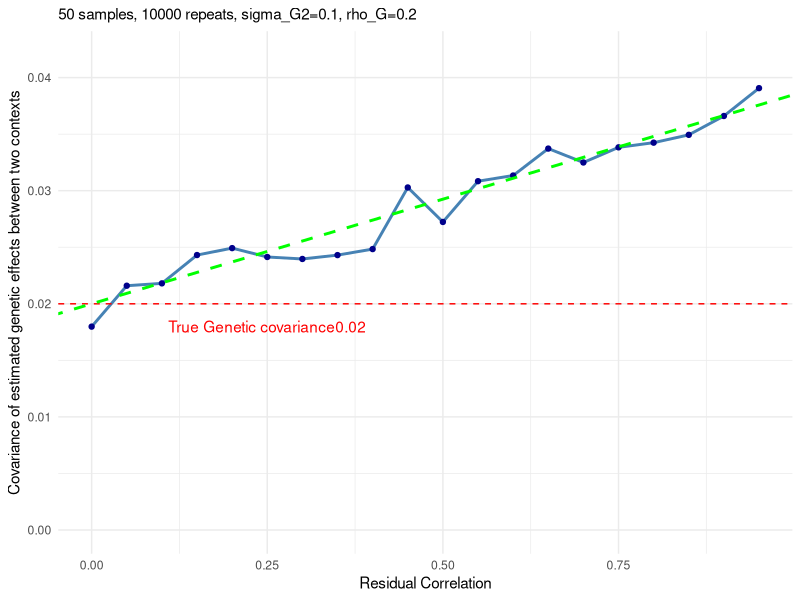
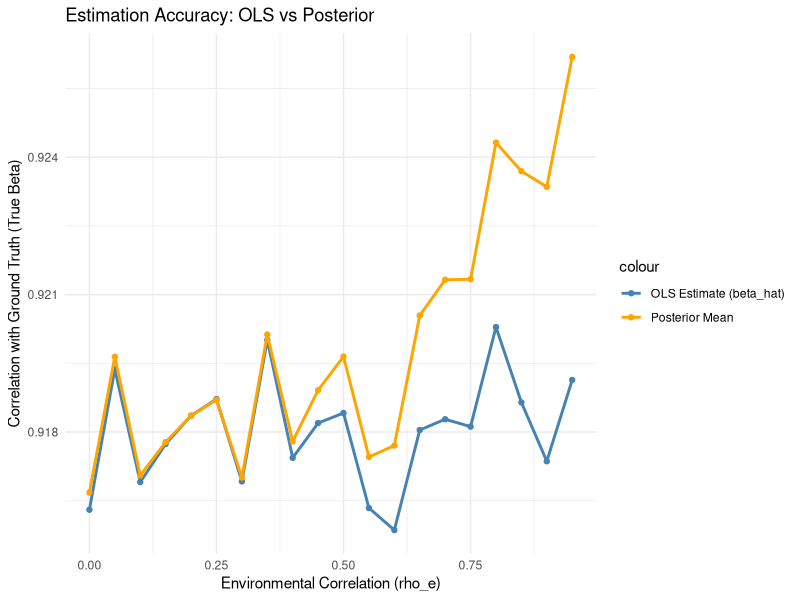
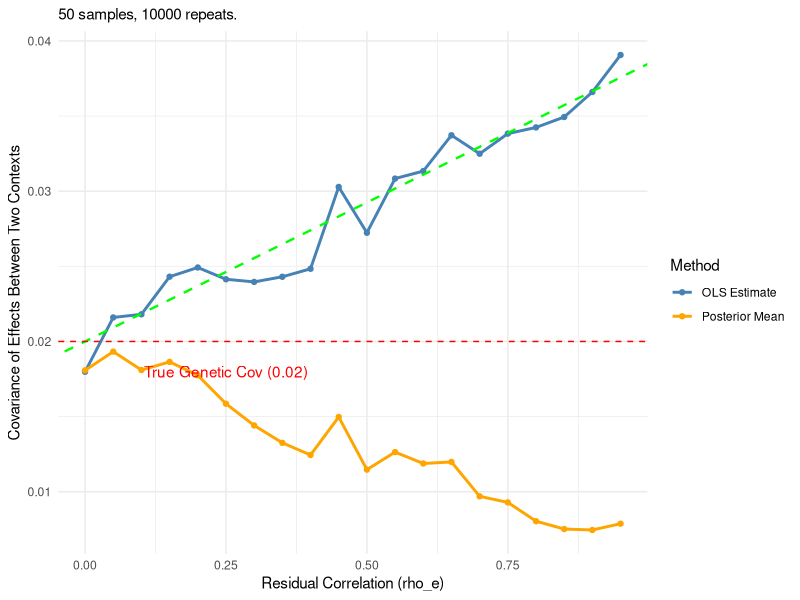
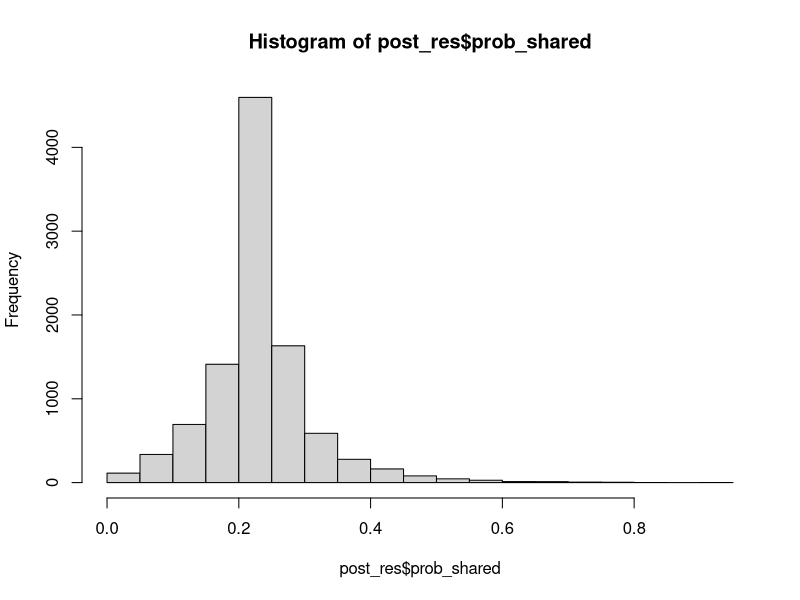

Write the R code that produced these figures, in order.
## ---- chunk 1
library(MASS)

n <- 50
m <- 10000
sigma_G2 <- 0.1
sigma_e2 <- 1 - sigma_G2
rho_G <- 0.2

G <- matrix(rep(rnorm(n),m), nrow = n, ncol = m)


sim_marker_regression <- function(n = 100, m = 10, sigma_G2 = 0.1, sigma_e2 = 1.0, rho_G = 0.3, rho_e=0.9, G=G) {
  
  # 1. Generate True Betas (Genetic Effects)
  # Correlation between trait 1 and trait 2 is 0.5 as per your prompt
  U <- matrix(c(1, rho_G, rho_G, 1), nrow = 2)
  cov_beta <- U * sigma_G2
  betas_true <- mvrnorm(n = m, mu = c(0, 0), Sigma = cov_beta)
  colnames(betas_true) <- c("Beta1_True", "Beta2_True")
  
  # 2. Generate Residuals (Environmental Effects)
  cov_epsilon <- matrix(c(1, rho_e, rho_e, 1), nrow = 2) * sigma_e2
  eps_all <- mvrnorm(n = n * m, mu = c(0, 0), Sigma = cov_epsilon)
  
  # Reshape residuals into n x m matrices
  eps1_mat <- matrix(eps_all[, 1], nrow = n, ncol = m)
  eps2_mat <- matrix(eps_all[, 2], nrow = n, ncol = m)
  
  # 3. Generate Phenotype Matrices Y1 and Y2 (n x m)
  Y1 <- sweep(G, 2, betas_true[, 1], `*`) + eps1_mat
  Y2 <- sweep(G, 2, betas_true[, 2], `*`) + eps2_mat
  
  # 4. Regression (OLS estimation)
  # Using the fast matrix method: beta_hat = (G'G)^-1 G'Y
  beta1_hat <- colSums(G * Y1) / colSums(G^2)
  beta2_hat <- colSums(G * Y2) / colSums(G^2)
  
  # 5. Consolidate Results
  results <- data.frame(
    marker_id = 1:m,
    beta1_true = betas_true[, 1],
    beta1_est  = beta1_hat,
    beta2_true = betas_true[, 2],
    beta2_est  = beta2_hat
  )
  
  return(results)
}
## ---- chunk 2
set.seed(1234)

library(MASS)
library(ggplot2)

n <- 50
m <- 10000
sigma_G2 <- 0.1
sigma_e2 <- 1 - sigma_G2
rho_G <- 0.2

rho_e_values <- seq(0, 0.95, by = 0.05)
estimated_corrs <- numeric(length(rho_e_values))

G <- matrix(rep(rnorm(n),m), nrow = n, ncol = m) # Replicate G for M times for vectorized computation
#G <- matrix(rnorm(n*m), nrow = n, ncol = m)

for (i in seq_along(rho_e_values)) {
  sim_res <- sim_marker_regression(
    n = n, 
    m = m, 
    sigma_G2 = sigma_G2, 
    sigma_e2 = sigma_e2, 
    rho_G = rho_G, 
    rho_e = rho_e_values[i],
    G = G
  )
  estimated_corrs[i] <- cov(sim_res$beta1_est, sim_res$beta2_est)
}

plot_data <- data.frame(rho_e = rho_e_values, est_corr = estimated_corrs)

g_sum_sq <- sum(G[,1]^2) 

theoretical_intercept <- rho_G * sigma_G2
theoretical_slope     <- sigma_e2 / g_sum_sq

ggplot(plot_data, aes(x = rho_e, y = est_corr)) +
  ylim(c(0,0.042)) + 
  geom_line(color = "steelblue", size = 1) +
  geom_point(color = "darkblue") +
  geom_hline(yintercept = rho_G*sigma_G2, linetype = "dashed", color = "red") +
  geom_abline(
    intercept = theoretical_intercept, 
    slope = theoretical_slope, 
    color = "green", 
    linetype = "dashed", 
    size = 1
  ) +
  annotate("text", x = 0.25, y = rho_G*sigma_G2-2e-3, label = paste0("True Genetic covariance",rho_G*sigma_G2), color = "red") +
  labs(
    subtitle = paste0(n, " samples, ",m, " repeats, sigma_G2=", sigma_G2, ", rho_G=", rho_G),
    x = "Residual Correlation",
    y = "Covariance of estimated genetic effects between two contexts"
  ) +
  theme_minimal()
## ---- chunk 3
library(MASS)

compute_posterior <- function(U, V, beta_hat) {
  Total_Variance <- V + U
  W <- U %*% solve(Total_Variance)

  mu_post <- W %*% beta_hat
  Sigma_post <- U - (W %*% U)
  
  return(list(mu_post = mu_post, Sigma_post = Sigma_post))
}
## ---- chunk 4
set.seed(1234)
n <- 50
m <- 10000
sigma_G2 <- 0.1
sigma_e2 <- 1 - sigma_G2  # Assuming total variance is 1
rho_G <- 0.2

rho_e_values <- seq(0, 0.95, by = 0.05)

ols_corrs <- numeric(length(rho_e_values))
post_corrs <- numeric(length(rho_e_values))

G <- matrix(rep(rnorm(n), m), nrow = n, ncol = m)
g_sum_sq <- sum(G[,1]^2) # The scaling factor for error variance

# Vectors to store accuracy correlations
acc_ols <- numeric(length(rho_e_values))
acc_post <- numeric(length(rho_e_values))

for (i in seq_along(rho_e_values)) {
  rho_e_current <- rho_e_values[i]

  sim_res <- sim_marker_regression(
    n = n, m = m, sigma_G2 = sigma_G2, sigma_e2 = sigma_e2, 
    rho_G = rho_G, rho_e = rho_e_current, G = G
  )
  ols_corrs[i] <- cov(sim_res$beta1_est, sim_res$beta2_est)
  
  U <- matrix(c(sigma_G2, rho_G*sigma_G2, rho_G*sigma_G2, sigma_G2), 2, 2)
  
  scaling <- 1 / g_sum_sq
  V <- matrix(c(sigma_e2, rho_e_current*sigma_e2, 
                rho_e_current*sigma_e2, sigma_e2), 2, 2) * scaling

  beta_hat_matrix <- rbind(sim_res$beta1_est, sim_res$beta2_est)

  post_res <- compute_posterior(U, V, beta_hat_matrix)
  
  post_corrs[i] <- cov(post_res$mu_post[1, ], post_res$mu_post[2, ])

  acc_ols[i] <- cor(sim_res$beta1_est, sim_res$beta1_true)

  acc_post[i] <- cor(post_res$mu_post[1, ], sim_res$beta1_true)
}

plot_data <- data.frame(
  rho_e = rho_e_values,
  OLS_Accuracy = acc_ols,
  Posterior_Accuracy = acc_post
)

ggplot(plot_data, aes(x = rho_e)) +
  geom_line(aes(y = OLS_Accuracy, color = "OLS Estimate (beta_hat)"), size = 1) +
  geom_point(aes(y = OLS_Accuracy, color = "OLS Estimate (beta_hat)")) +
  geom_line(aes(y = Posterior_Accuracy, color = "Posterior Mean"), size = 1) +
  geom_point(aes(y = Posterior_Accuracy, color = "Posterior Mean")) +
  scale_color_manual(values = c("steelblue", "orange")) +
  labs(
    title = "Estimation Accuracy: OLS vs Posterior",
    y = "Correlation with Ground Truth (True Beta)",
    x = "Environmental Correlation (rho_e)"
  ) +
  theme_minimal()
## ---- chunk 5
plot_data <- data.frame(
  rho_e = rho_e_values, 
  OLS_Cov = ols_corrs,
  Post_Cov = post_corrs
)

theoretical_intercept <- rho_G * sigma_G2
theoretical_slope     <- sigma_e2 / g_sum_sq

ggplot(plot_data, aes(x = rho_e)) +
  # OLS Lines
  geom_line(aes(y = OLS_Cov, color = "OLS Estimate"), size = 1) +
  geom_point(aes(y = OLS_Cov, color = "OLS Estimate")) +
  
  # Posterior Lines
  geom_line(aes(y = Post_Cov, color = "Posterior Mean"), size = 1, linetype="solid") +
  geom_point(aes(y = Post_Cov, color = "Posterior Mean")) +
  
  # Theoretical OLS Slope (Green Dashed)
  geom_abline(intercept = theoretical_intercept, slope = theoretical_slope, 
              color = "green", linetype = "dashed", size = 0.8) +
  
  # True Genetic Covariance (Red Dashed)
  geom_hline(yintercept = rho_G*sigma_G2, linetype = "dashed", color = "red") +
  
  annotate("text", x = 0.25, y = rho_G*sigma_G2 - 0.002, 
           label = paste0("True Genetic Cov (", rho_G*sigma_G2, ")"), color = "red") +
  
  scale_color_manual(name = "Method", 
                     values = c("OLS Estimate" = "steelblue", "Posterior Mean" = "orange")) +
  
  labs(
    subtitle = paste0(n, " samples, ", m, " repeats."),
    x = "Residual Correlation (rho_e)",
    y = "Covariance of Effects Between Two Contexts"
  ) +
  theme_minimal()
## ---- chunk 6
library(MASS)

sim_mixture_regression <- function(n, m, sigma_G2, sigma_e2, rho_G, rho_e, pi0) {
  # pi0: Probability of Z=0 (Independent component)
  # 1-pi0: Probability of Z=1 (Shared component)
  
  # --- 1. Generate Z (Component Assignment) ---
  # vector of TRUE/FALSE where TRUE means "Shared Component" (Z=1)
  G_raw <- matrix(rnorm(n * m), nrow = n, ncol = m)
  G <- scale(G_raw) 
  
  is_shared <- rbinom(m, size = 1, prob = (1 - pi0)) == 1
  n_shared <- sum(is_shared)
  n_indep  <- m - n_shared
  
  # --- 2. Generate True Betas (Mixture) ---
  betas_true <- matrix(0, nrow = m, ncol = 2)
  
  # A. Generate Shared Effects (Z=1)
  if (n_shared > 0) {
    cov_shared <- matrix(c(sigma_G2, rho_G*sigma_G2, 
                           rho_G*sigma_G2, sigma_G2), 2, 2)
    betas_true[is_shared, ] <- mvrnorm(n = n_shared, mu = c(0, 0), Sigma = cov_shared)
  }
  
  # B. Generate Independent Effects (Z=0)
  if (n_indep > 0) {
    # Off-diagonal is 0
    cov_indep <- matrix(c(sigma_G2, 0, 
                          0, sigma_G2), 2, 2)
    betas_true[!is_shared, ] <- mvrnorm(n = n_indep, mu = c(0, 0), Sigma = cov_indep)
  }
  
  # --- 3. Generate Residuals (Environmental Effects) ---
  # These are always correlated by rho_e
  cov_epsilon <- matrix(c(sigma_e2, rho_e*sigma_e2, 
                          rho_e*sigma_e2, sigma_e2), 2, 2)
  eps_all <- mvrnorm(n = n * m, mu = c(0, 0), Sigma = cov_epsilon)
  
  # Reshape to n x m
  eps1_mat <- matrix(eps_all[, 1], nrow = n, ncol = m)
  eps2_mat <- matrix(eps_all[, 2], nrow = n, ncol = m)
  
  # --- 4. Generate Phenotypes ---
  Y1 <- sweep(G, 2, betas_true[, 1], `*`) + eps1_mat
  Y2 <- sweep(G, 2, betas_true[, 2], `*`) + eps2_mat
  
  # --- 5. OLS Estimation ---
  denom <- colSums(G^2)
  beta1_hat <- colSums(G * Y1) / denom
  beta2_hat <- colSums(G * Y2) / denom
  
  return(data.frame(
    beta1_est = beta1_hat, 
    beta2_est = beta2_hat,
    beta1_true = betas_true[, 1],
    beta2_true = betas_true[, 2],
    Z = as.numeric(is_shared) # Return Z so we can color-code plots later
  ))
}
## ---- chunk 7
library(mvtnorm)

compute_mixture_posterior <- function(beta_hat_matrix, n, sigma_G2, sigma_e2, rho_G, rho_e) {
  # beta_hat_matrix: 2 x m matrix of effect estimates
  # n: Sample size (used for scaling error variance)
  # pi0: Prior probability of Independent component (Z=0)
  
  m <- ncol(beta_hat_matrix)
  scaling <- 1/n 
  
  # --- 1. Define Matrices ---
  
  # Likelihood Error (V) - Depends on rho_e
  V <- matrix(c(sigma_e2, rho_e*sigma_e2, 
                rho_e*sigma_e2, sigma_e2), 2, 2) * scaling
  
  # Prior U (Independent Z=0)
  U_0 <- matrix(c(sigma_G2, 0, 
                  0, sigma_G2), 2, 2)
  
  # Prior U (Shared Z=1) - Depends on rho_G
  U_1 <- matrix(c(sigma_G2, rho_G*sigma_G2, 
                  rho_G*sigma_G2, sigma_G2), 2, 2)
  
  # Total Variance (Sigma = U + V)
  Sigma_0 <- U_0 + V
  Sigma_1 <- U_1 + V
  
  # --- 2. Compute Posterior Membership (Gamma) ---
  
  # Log-Likelihoods (more numerically stable)
  ll_0 <- dmvnorm(t(beta_hat_matrix), mean=c(0,0), sigma=Sigma_0, log=TRUE)
  ll_1 <- dmvnorm(t(beta_hat_matrix), mean=c(0,0), sigma=Sigma_1, log=TRUE)
  
  # Bayes Rule in Log Space to avoid underflow
  # log(P(Z=1|Data)) = log(P(D|Z=1)) + log(P(Z=1)) - log(P(D))
  log_prior_0 <- log(pi0)
  log_prior_1 <- log(1 - pi0)
  
  # Unnormalized posteriors
  log_post_0 <- ll_0 + log_prior_0
  log_post_1 <- ll_1 + log_prior_1
  
  # Max trick for stable normalization
  log_max <- pmax(log_post_0, log_post_1)
  post_0_unnorm <- exp(log_post_0 - log_max)
  post_1_unnorm <- exp(log_post_1 - log_max)
  
  # Gamma: Posterior Probability of SHARED (Z=1)
  gamma_shared <- post_1_unnorm / (post_0_unnorm + post_1_unnorm)
  
  # --- 3. Compute Posterior Statistics for Each Component ---
  
  # Pre-calculate Shrinkage Matrices (W) and Component Covariances
  # W = U * (U+V)^-1
  W_0 <- U_0 %*% solve(Sigma_0)
  Cov_post_0 <- U_0 - W_0 %*% U_0
  
  W_1 <- U_1 %*% solve(Sigma_1)
  Cov_post_1 <- U_1 - W_1 %*% U_1
  
  # Storage
  mu_post_mix <- matrix(0, 2, m)
  cov_post_mix <- array(0, dim=c(2, 2, m))
  
  for(i in 1:m) {
    beta_i <- beta_hat_matrix[,i]
    gam <- gamma_shared[i]
    
    # A. Component Means
    mu_0 <- W_0 %*% beta_i
    mu_1 <- W_1 %*% beta_i
    
    # B. Model Averaged Mean (Linear combination)
    # E[beta] = (1-gam)*mu_0 + gam*mu_1
    mu_mix <- (1 - gam) * mu_0 + gam * mu_1
    mu_post_mix[,i] <- mu_mix
    
    # C. Model Averaged Covariance (Law of Total Variance)
    # Var(beta) = E[Var(beta|Z)] + Var(E[beta|Z])
    
    # Term 1: Average of covariances
    avg_cov <- (1 - gam) * Cov_post_0 + gam * Cov_post_1
    
    # Term 2: Variance of means (Spread between the two component hypotheses)
    # (1-gam)*gamma * (diff)(diff)^T
    diff_mu <- mu_1 - mu_0
    spread_cov <- (1 - gam) * gam * (diff_mu %*% t(diff_mu))
    
    cov_post_mix[,,i] <- avg_cov + spread_cov
  }
  
  return(list(
    prob_shared = gamma_shared,
    post_mean = mu_post_mix,
    post_cov = cov_post_mix,
    # Optional: Return component parts for debugging
    mu_0 = W_0 %*% beta_hat_matrix,
    mu_1 = W_1 %*% beta_hat_matrix
  ))
}
## ---- chunk 8
n <- 50
m <- 10000
sigma_G2 <- 0.02
sigma_e2 <- 1 - sigma_G2
rho_G <- 0.9
pi0 <- 0.8
rho_e <- 0.9

#true_pi0_values <- seq(0.1, 0.9, by = 0.1)
#estimated_pi0s <- numeric(length(true_pi0_values))

sim_res <- sim_mixture_regression(
    n, m, sigma_G2, sigma_e2, rho_G, rho_e, pi0=pi0)
beta_hat <- rbind(sim_res$beta1_est, sim_res$beta2_est)
post_res <- compute_mixture_posterior(beta_hat, n, sigma_G2=sigma_G2, sigma_e2, rho_G, rho_e=0.2)
hist(post_res$prob_shared)
## ---- chunk 9
library(MASS)

sim_mixture_regression <- function(n, m, sigma_G2, sigma_e2, rho_G, rho_e, pi0) {
  # pi0: Probability of Z=0 (Independent component)
  # 1-pi0: Probability of Z=1 (Shared component)
  
  # --- 1. Generate Z (Component Assignment) ---
  # vector of TRUE/FALSE where TRUE means "Shared Component" (Z=1)
  G_raw <- matrix(rnorm(n * m), nrow = n, ncol = m)
  G <- scale(G_raw) 
  
  is_shared <- rbinom(m, size = 1, prob = (1 - pi0)) == 1
  n_shared <- sum(is_shared)
  n_indep  <- m - n_shared
  
  # --- 2. Generate True Betas (Mixture) ---
  betas_true <- matrix(0, nrow = m, ncol = 2)
  
  # A. Generate Shared Effects (Z=1)
  if (n_shared > 0) {
    cov_shared <- matrix(c(sigma_G2, rho_G*sigma_G2, 
                           rho_G*sigma_G2, sigma_G2), 2, 2)
    betas_true[is_shared, ] <- mvrnorm(n = n_shared, mu = c(0, 0), Sigma = cov_shared)
  }
  
  # B. Generate Independent Effects (Z=0)
  if (n_indep > 0) {
    # Off-diagonal is 0
    cov_indep <- matrix(c(sigma_G2, 0, 
                          0, sigma_G2), 2, 2)
    betas_true[!is_shared, ] <- mvrnorm(n = n_indep, mu = c(0, 0), Sigma = cov_indep)
  }
  
  # --- 3. Generate Residuals (Environmental Effects) ---
  # These are always correlated by rho_e
  cov_epsilon <- matrix(c(sigma_e2, rho_e*sigma_e2, 
                          rho_e*sigma_e2, sigma_e2), 2, 2)
  eps_all <- mvrnorm(n = n * m, mu = c(0, 0), Sigma = cov_epsilon)
  
  # Reshape to n x m
  eps1_mat <- matrix(eps_all[, 1], nrow = n, ncol = m)
  eps2_mat <- matrix(eps_all[, 2], nrow = n, ncol = m)
  
  # --- 4. Generate Phenotypes ---
  Y1 <- sweep(G, 2, betas_true[, 1], `*`) + eps1_mat
  Y2 <- sweep(G, 2, betas_true[, 2], `*`) + eps2_mat
  
  # --- 5. OLS Estimation ---
  denom <- colSums(G^2)
  beta1_hat <- colSums(G * Y1) / denom
  beta2_hat <- colSums(G * Y2) / denom
  
  return(data.frame(
    beta1_est = beta1_hat, 
    beta2_est = beta2_hat,
    beta1_true = betas_true[, 1],
    beta2_true = betas_true[, 2],
    Z = as.numeric(is_shared) # Return Z so we can color-code plots later
  ))
}
